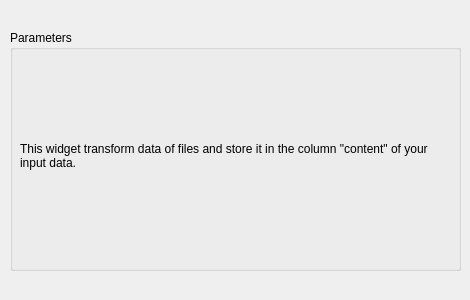
<?xml version="1.0" encoding="UTF-8"?>
<ui version="4.0">
 <class>Form</class>
 <widget class="QWidget" name="Form">
  <property name="geometry">
   <rect>
    <x>0</x>
    <y>0</y>
    <width>470</width>
    <height>300</height>
   </rect>
  </property>
  <property name="windowTitle">
   <string>Form</string>
  </property>
  <widget class="QGroupBox" name="groupBox">
   <property name="geometry">
    <rect>
     <x>10</x>
     <y>30</y>
     <width>451</width>
     <height>241</height>
    </rect>
   </property>
   <property name="title">
    <string>Parameters</string>
   </property>
   <widget class="QLabel" name="Description">
    <property name="geometry">
     <rect>
      <x>10</x>
      <y>20</y>
      <width>431</width>
      <height>211</height>
     </rect>
    </property>
    <property name="text">
     <string>This widget transform data of files and store it in the column &quot;content&quot; of your input data.</string>
    </property>
    <property name="textFormat">
     <enum>Qt::AutoText</enum>
    </property>
    <property name="alignment">
     <set>Qt::AlignLeading|Qt::AlignLeft|Qt::AlignVCenter</set>
    </property>
    <property name="wordWrap">
     <bool>true</bool>
    </property>
   </widget>
  </widget>
 </widget>
 <resources/>
 <connections/>
</ui>
